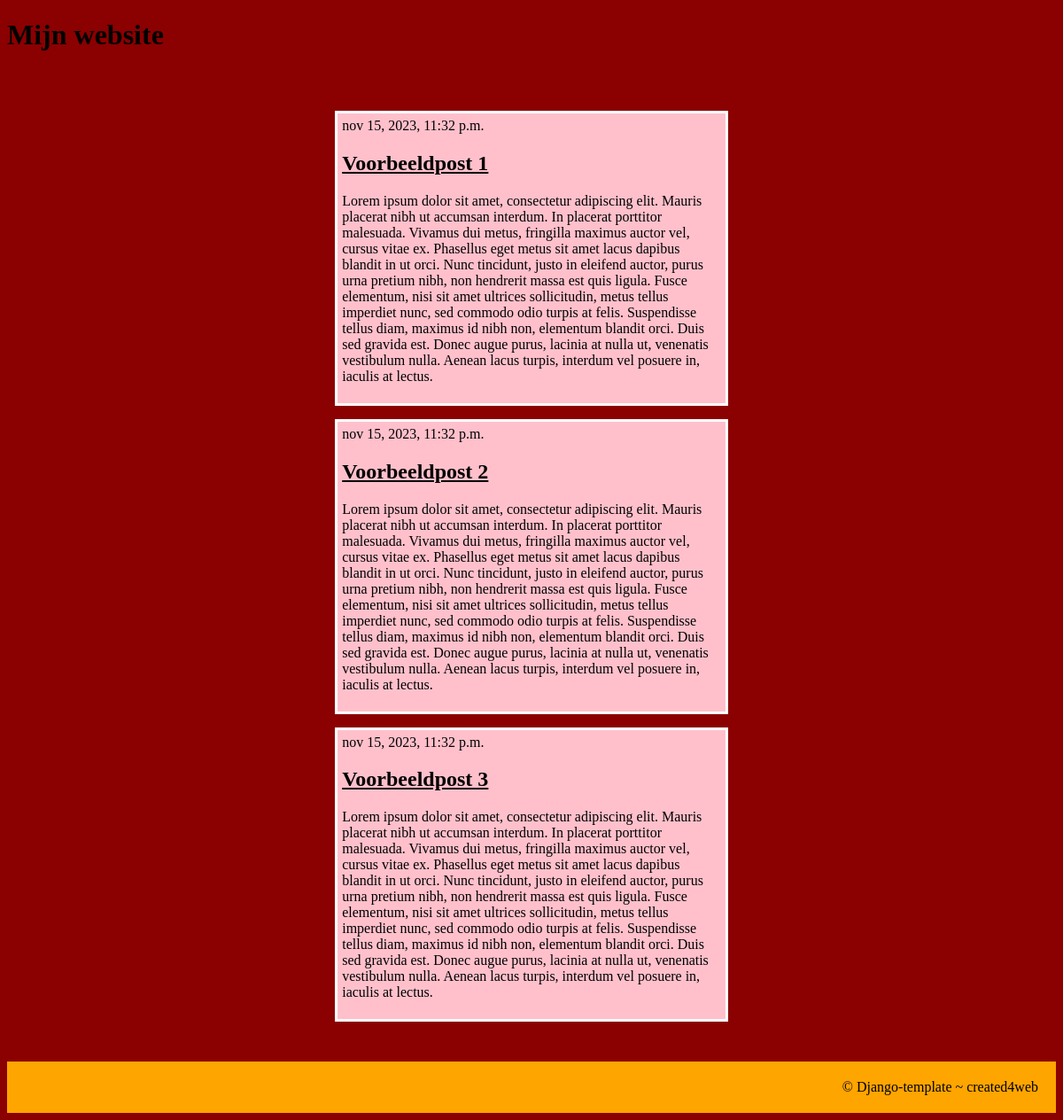
The app's page /, older data.
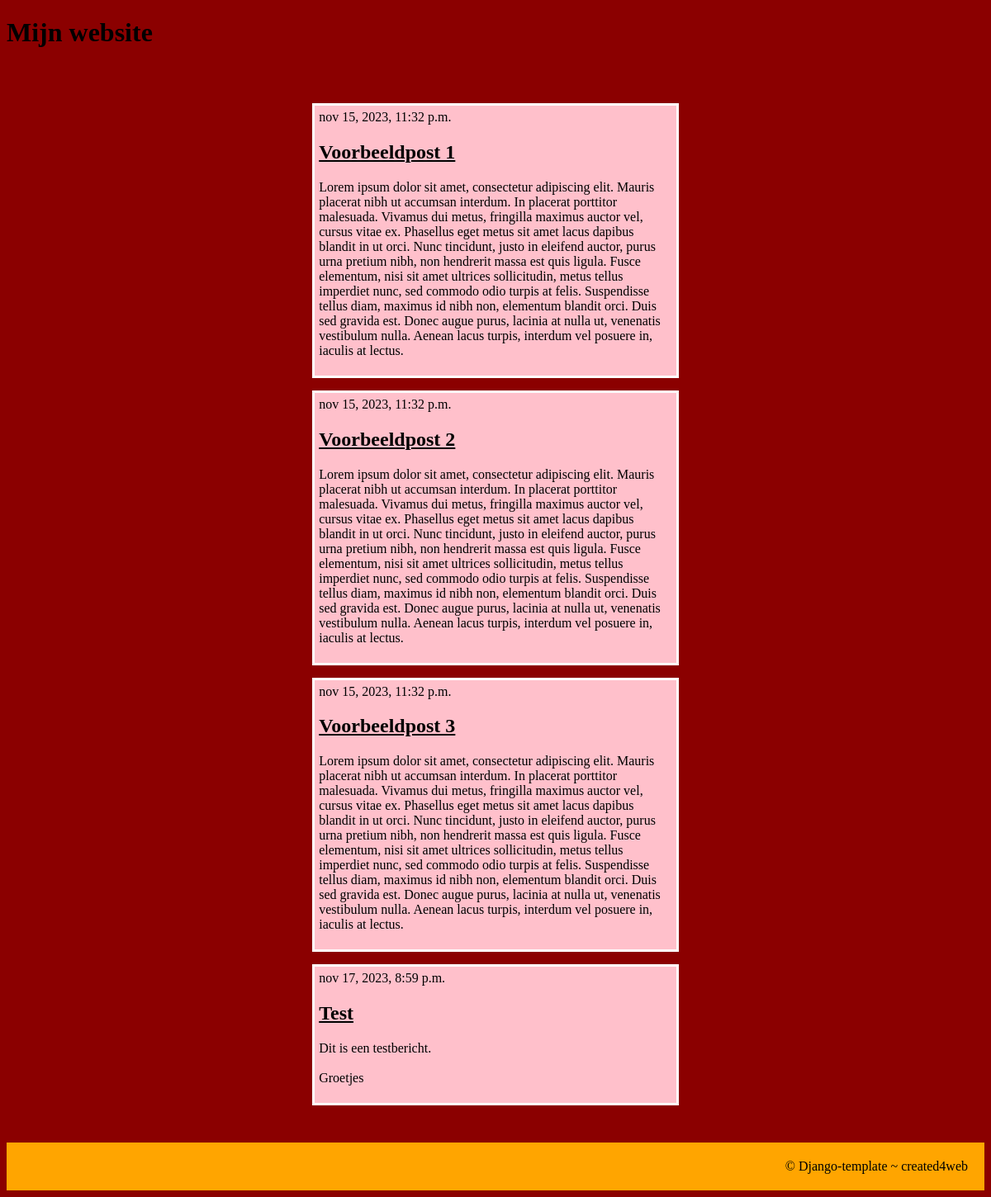
The same page, newer data.
### blog/models.py (models this page shows)
class Post(models.Model):
    author = models.ForeignKey(settings.AUTH_USER_MODEL, on_delete=models.CASCADE)
    title = models.CharField(max_length=200)
    text = models.TextField()
    created_date = models.DateTimeField(default=timezone.now)
    published_date = models.DateTimeField(blank=True, null=True)

### blog/views.py (the view)
# urls.py: path('', views.post_list, name='post_list'),
def post_list(request):
    posts = Post.objects.filter(published_date__lte=timezone.now()).order_by('published_date')
    return render(request, 'blog/post_list.html', {'posts': posts})

### blog/templates/blog/post_list.html (shortened to what this page needs)
{% load static %}
<!DOCTYPE html>
<html lang="nl">
    <head>
        <link rel="stylesheet" href="{% static 'css/stijl.css' %}">
    </head>
    <body>
        <div class="header"><h1>Mijn website</h1></div>
        <div class="kolom"></div>
        <div class="kolom">
            {% block content %}
            {% for post in posts %}
                <article class="post">
                    <time class="date">
                    {{ post.published_date }}
                    </time>
                    <h2><a href="">{{ post.title }}</a></h2>
                    <p>{{ post.text|linebreaksbr }}</p>
                </article>
            {% endfor %}
            {% endblock %}
        </div>
        <div class="kolom"></div>
        <div class="footer">&#169; Django-template ~ created4web</div>
        </body>
</html>

Row changes from the older to the newer data that the page shows:
added Post: published_date "nov 17, 2023, 8:59 p.m.", title "Test", text "Dit is een testbericht. Groetjes"
